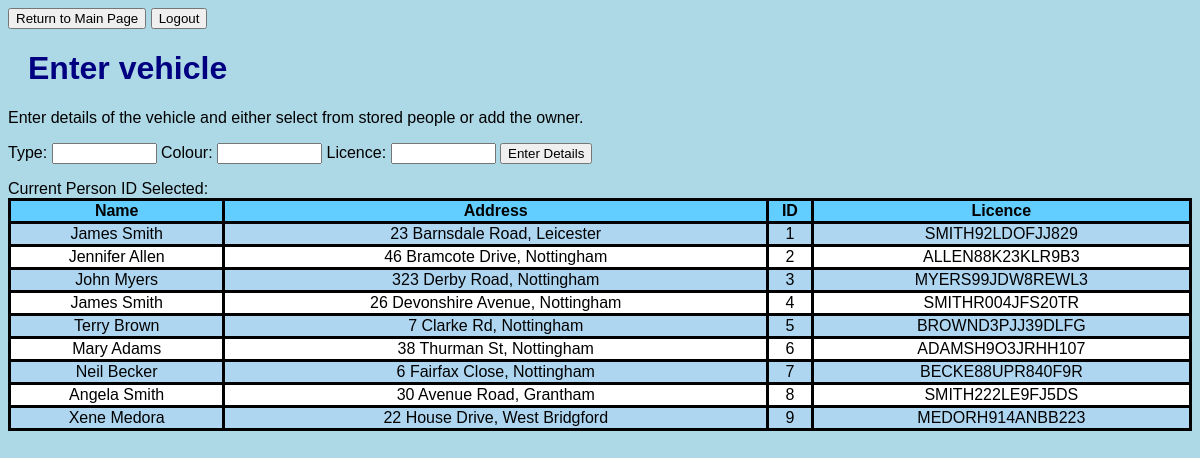
The app's page /VehicleEntry.php (signed in) with its own data.
### tables this page shows
CREATE TABLE `People` (
  `People_ID` int(11) NOT NULL AUTO_INCREMENT,
  `People_First_Name` varchar(45) NOT NULL,
  `People_Second_Name` varchar(45) NOT NULL,
  `People_address` varchar(50) DEFAULT NULL,
  `People_licence` varchar(16) DEFAULT NULL,
  PRIMARY KEY (`People_ID`)
);

### VehicleEntry.php (the view, shortened to what this page needs)
<html>
<head>
<link rel="stylesheet" href="myStyle.css">
<button id="myButton" class="float-left submit-button" >Return to Main Page</button>
<button id="logout" class="float-left submit-button" >Logout</button>
<link rel="stylesheet" href="myStyle.css"/>
</head>
<body>
<h1>Enter vehicle</h1>
<p>Enter details of the vehicle and either select from stored people or add the owner.</p>
<form name = 'VehicleEntry' method="post" onsubmit="return checkInputNewVehicle()">
Type: <input type='text' name='type' value='' size = '10'>
Colour: <input type='text' name='colour' value='' size = '10'>
Licence: <input type='text' name='licence' value='' size = '10'>
<input type='submit' value='Enter Details'>
<br>
</form>
</body>
<table>
    <tr>
        <th>Name</th>
        <th>Address</th>
        <th>ID</th>
        <th>Licence</th>
    </tr>
<?php
$servername = "mysql.cs.nott.ac.uk";
$username = "psxjw13_C1B";
$password = "AUXYUG";
$dbname = "psxjw13_C1B";
$conn = mysqli_connect($servername, $username, $password,
$dbname);
if(mysqli_connect_errno())
{
    echo "Failed to connect to MySQL:".mysqli_connect_error();
    die();
}
else
{
    $sql = "SELECT * FROM People;";
    $result = mysqli_query($conn, $sql);
    while($row = mysqli_fetch_assoc($result)) {
        echo '<tr><td>'.$row['People_First_Name'].' '.$row['People_Second_Name'].'</td><td>'.$row['People_address'].'</td><td>'.$row['People_ID'].'</td><td>'.$row['People_licence'].'</td></tr>';
    }
}
?>
</table>
<br>
<br>
</html>

### myStyle.css (style rules this page uses)
table, th, td { border-collapse: collapse; border-style: solid; text-align: center; }
table { width:100%; }
th { background-color: rgb(98, 205, 255); }
tr { background-color: white; }
body { background-color: lightblue; }
h1 { color: navy; margin-left: 20px; }
tr:nth-child(even) { background-color: #AED6F1; }
* { font-family: Arial; }

### records on screen
people: People_First_Name "James", People_Second_Name "Smith", People_address "23 Barnsdale Road, Leicester", People_ID "1", People_licence "SMITH92LDOFJJ829"
people: People_First_Name "Jennifer", People_Second_Name "Allen", People_address "46 Bramcote Drive, Nottingham", People_ID "2", People_licence "ALLEN88K23KLR9B3"
people: People_First_Name "John", People_Second_Name "Myers", People_address "323 Derby Road, Nottingham", People_ID "3", People_licence "MYERS99JDW8REWL3"
people: People_First_Name "James", People_Second_Name "Smith", People_address "26 Devonshire Avenue, Nottingham", People_ID "4", People_licence "SMITHR004JFS20TR"
people: People_First_Name "Terry", People_Second_Name "Brown", People_address "7 Clarke Rd, Nottingham", People_ID "5", People_licence "BROWND3PJJ39DLFG"
people: People_First_Name "Mary", People_Second_Name "Adams", People_address "38 Thurman St, Nottingham", People_ID "6", People_licence "ADAMSH9O3JRHH107"
people: People_First_Name "Neil", People_Second_Name "Becker", People_address "6 Fairfax Close, Nottingham", People_ID "7", People_licence "BECKE88UPR840F9R"
people: People_First_Name "Angela", People_Second_Name "Smith", People_address "30 Avenue Road, Grantham", People_ID "8", People_licence "SMITH222LE9FJ5DS"
people: People_First_Name "Xene", People_Second_Name "Medora", People_address "22 House Drive, West Bridgford", People_ID "9", People_licence "MEDORH914ANBB223"
